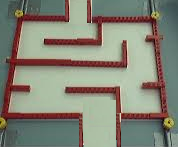
%> input picture maze1.bmp, 178 x 147 px
$ octave demo.m   (GNU Octave 9; MATLAB toolbox functions it lacks are replaced by stand-ins)
%> lines starting %> are read from the running program, lines starting %| are printed output that depends on the picture; in (x1, y1, x2, y2) boxes, pixels count from 0 and x2, y2 are one past the last pixel; in counts of white or black regions, pixels touching at a corner belong together; the program's own positions count from 1
%% Code for route creation
close all;
clear all;
clc;
% Read image and convert to gray scale
p=imread('maze1.bmp');
%> p is the input picture: size 147x178x3 uint8; mean R, G, B 132.8, 132.8, 118.7
r=p(:,:,1);
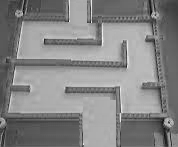
%> r: size 147x178 uint8; min 6, max 247, mean 132.8
g=p(:,:,2);
b=p(:,:,3);
c=(r/3)+(b/3)+(g/3);
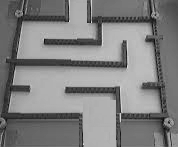
%> c: size 147x178 uint8; min 3, max 223, mean 128.1
subplot(1,4,1);
imshow(c);
title('Grayscale');%% Image Processing to find path

% Blurring
h=fspecial('gaussian',3,5);
g=imfilter(c,h,'replicate');
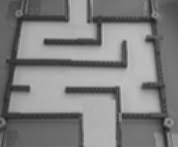
%> g: size 147x178 uint8; min 29, max 195, mean 128.1
subplot(1,4,2);
imshow(g);
title('Blurred Image');

% Thresholding
m= im2bw(g,graythresh(g));
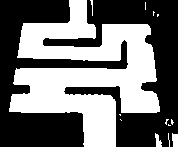
%> m: size 147x178 logical; 44.7% white; 13 white regions (9 under 20 px), largest, box (x1, y1, x2, y2) and area: (9, 0, 160, 147) 11485, (172, 133, 178, 147) 73, (155, 133, 162, 147) 60, (90, 0, 93, 16) 22
subplot(1,4,3);
imshow(m);
title('Thresholded Image');


% Skeletalization
s=bwmorph(m,'skel',inf);
%> s: size 147x178 logical; 3.8% white in thin lines or dots
subplot(1,4,4);
imshow(s);
title('Skeletonization');


% Pruning
s1=bwmorph(s,'spur',100);
%> s1: size 147x178 logical; 3.4% white in thin lines or dots
s1=bwmorph(s1,'clean');
figure;
imshow(s1);
title('Image after Pruning');


% Display
b = imoverlay( p, s1, [1 0 0]);
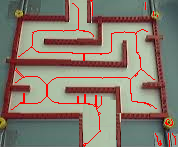
%> b: size 147x178x3 uint8; 3.39% of pixels changed, all inside (x1, y1, x2, y2) = (11, 0, 176, 147)
figure;
imshow(b);
title('Image with path');

%% Finding coordinates to send to bot
% close all;
a = padarray(s1,[2 2]);
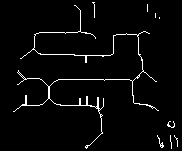
%> a: size 151x182 logical; 3.2% white in thin lines or dots, all inside (x1, y1, x2, y2) = (13, 2, 178, 149)
[r,c] = find(a);
%> r = 886 values from 3 to 149; c = 886 values from 14 to 178

n = min(r);
%> n = 3

for i=1:length(r)
    if r(i) == n
       break;
    end
end

x = r(i);
%> x = 3
y = c(i);
%> y = 93

if length(r)>length(c)
    rc = length(r);
else
    rc = length(c);
%> rc = 886
end

x1 = zeros(0,rc);
y1 = zeros(0,rc);
f = zeros(0,rc);

x1(1) = x;
y1(1) = y;

k = 0;
o = 1;

for i = 2:rc

switch (o)
    case 1  % down
    if    a(x+1,y) == 1 %straight
          x1(i) = x+1;
          y1(i) = y;
          a(x+1,y) = 0;
          x = x+1;
          o=1;
          k = k + 1;
          f(k) = 1;
    else if a(x+1,y+1) == 1 %s-left
            x1(i) = x+1;
            y1(i) = y+1;
            a(x+1,y+1) = 0 ;
            x = x+1;
            y = y+1;
            o=2;
            k = k + 1;
            f(k) = 2;
    else if a(x+1,y-1) == 1 %s-right
             x1(i) = x+1;
             y1(i) = y-1;
             a(x+1,y-1) = 0;
             x = x+1;
             y = y-1;
             o=3;
             k = k + 1;
             f(k) = 3;
        else if a(x,y+1) ==  1  %left
                x1(i) = x;
                y1(i) = y+1;a(x,y+1) =  0;
                y = y+1;
                o=4;

        else if a(x,y-1) ==  1  %right
                x1(i) = x;
                y1(i) = y-1;a(x,y-1) =  0;
                y = y-1;
                o=5;
                k = k + 1;
                f(k) = 5;
            end
            end
        end
        end
    end

                case 2 % s-left
    if    a(x+1,y+1) == 1 %straight
          x1(i) = x+1;
          y1(i) = y+1;a(x+1,y+1) =  0;
          x = x+1;
          y = y+1;
          o=2;
          k = k + 1;
          f(k) = 1;

    else if a(x,y+1) == 1 %s-left
            x1(i) = x;
            y1(i) = y+1;a(x,y+1) = 0;
            y = y+1;
            o =4;
            k = k + 1;
            f(k) = 2;

    else if a(x+1,y) == 1 %s-right
             x1(i) = x+1;
             y1(i) = y;a(x+1,y) = 0;
             x = x+1;
             o=1;
             k = k + 1;
             f(k) = 3;

        else if a(x-1,y+1) ==  1  %left
                x1(i) = x-1;
                y1(i) = y+1;a(x-1,y+1) =  0;
                x = x-1;
                y = y+1;
                o=6;
                k = k + 1;
                f(k) = 4;

        else if a(x+1,y-1) ==  1  %right
                x1(i) = x+1;
                y1(i) = y-1;a(x+1,y-1) =  0;
                x = x+1;
                y = y-1;
                o=3;
                k = k + 1;
                f(k) = 5;
            end
            end
        end
        end
    end

    case 3 %s-right

    if    a(x+1,y-1) == 1 %straight
          x1(i) = x+1;
          y1(i) = y-1;a(x+1,y-1) = 0;
          x = x+1;
          y = y-1;
          o=3;
          k = k + 1;
          f(k) = 1;

    else if a(x+1,y) == 1 %s-left
            x1(i) = x+1;
            y1(i) = y;a(x+1,y) = 0;
            x = x+1;
            o =1;
            k = k + 1;
            f(k) = 2;

    else if a(x,y-1) == 1 %s-right
             x1(i) = x;
             y1(i) = y-1; a(x,y-1) = 0;
             y = y-1;
             o=5;
             k = k + 1;
             f(k) = 3;

        else if a(x+1,y+1) ==  1  %left
                x1(i) = x+1;
                y1(i) = y+1;a(x+1,y+1) =0;
                x = x+1;
                y = y+1;
                o=4;
                k = k + 1;
                f(k) = 4;

        else if a(x-1,y-1) ==  1  %right
                x1(i) = x-1;
                y1(i) = y-1;a(x-1,y-1) =0;
                x = x-1;
                y = y-1;
                o=7;
                k = k + 1;
                f(k) = 5;
            end
            end
        end
        end
    end

    case 4
    %left
    if    a(x,y+1) == 1 %straight
          x1(i) = x;
          y1(i) = y+1;a(x,y+1) =0;
          y = y+1;
          o=4;
          k = k + 1;
          f(k) = 1;

    else if a(x-1,y+1) == 1 %s-left
            x1(i) = x-1;
            y1(i) = y+1;a(x-1,y+1) =0;
            x = x-1;
            y = y+1;
            o =6;
            k = k + 1;
            f(k) = 2;

    else if a(x+1,y+1) == 1 %s-right
             x1(i) = x+1;
             y1(i) = y+1;a(x+1,y+1) =0;
             x = x+1;
             y = y+1;
             o=2;
             k = k + 1;
             f(k) = 3;

        else if a(x-1,y) ==  1  %left
                x1(i) = x-1;
                y1(i) = y;a(x-1,y) =0;
                x = x-1;
                o=8;
                k = k + 1;
                f(k) = 4;

        else if a(x+1,y) ==  1  %right
                x1(i) = x+1;
                y1(i) = y;a(x+1,y) =0;
                x = x+1;
                o=1;
                k = k + 1;
                f(k) = 5;
            end
            end
        end
        end
    end

    case 5 % right
    if    a(x,y-1) == 1 %straight
          x1(i) = x;
          y1(i) = y-1;a(x,y-1) =0;
          y = y-1;
          o=5;
          k = k + 1;
          f(k) = 1;

    else if a(x+1,y-1) == 1 %s-left
            x1(i) = x+1;
            y1(i) = y-1;a(x+1,y-1) =0;
            x = x+1;
            y = y-1;
            o =3;
            k = k + 1;
            f(k) = 2;

    else if a(x-1,y-1) == 1 %s-right
             x1(i) = x-1;
             y1(i) = y-1;a(x-1,y-1) =0;
             x = x-1;
             y = y-1;
             o=7;
             k = k + 1;
             f(k) = 3;

        else if a(x+1,y) ==  1  %left
                x1(i) = x+1;
                y1(i) = y;a(x+1,y) =0;
                x = x+1;
                o=1;
                k = k + 1;
                f(k) = 4;
        else if a(x-1,y) ==  1  %right
                x1(i) = x-1;
                y1(i) = y;a(x-1,y) =0;
                x = x-1;
                o=8;
                k = k + 1;
                f(k) = 5;
            end
            end
        end
        end
    end


    case 6
        if    a(x-1,y+1) == 1 %straight
          x1(i) = x-1;
          y1(i) = y+1;a(x-1,y+1) =0;
          x = x-1;
          y = y+1;
          o=6;
          k = k + 1;
          f(k) = 1;
    else if a(x-1,y) == 1 %s-left
            x1(i) = x-1;
            y1(i) = y;a(x-1,y) =0;
            x = x-1;
            o =8;
            k = k + 1;
            f(k) = 2;

    else if a(x,y+1) == 1 %s-right
             x1(i) = x;
             y1(i) = y+1;a(x,y+1) =0;
             y = y+1;
             o=4;
             k = k + 1;
             f(k) = 3;

        else if a(x-1,y-1) ==  1  %left
                x1(i) = x-1;
                y1(i) = y-1;a(x-1,y-1) =0;
                x = x-1;
                y = y-1;
                o=7;
                k = k + 1;
                f(k) = 4;

        else if a(x+1,y+1) ==  1  %right
                x1(i) = x+1;
                y1(i) = y+1;a(x+1,y+1) =0;
                x = x+1;
                y = y+1;
                o=2;
                k = k + 1;
                f(k) = 5;
            end
            end
        end
        end
        end

    case 7
        if    a(x-1,y-1) == 1 %straight
          x1(i) = x-1;
          y1(i) = y-1;a(x-1,y-1) =0;
          x = x-1;
          y = y-1;
          o=7;
          k = k + 1;
          f(k) = 1;
    else if a(x,y-1) == 1 %s-left
            x1(i) = x;
            y1(i) = y-1;a(x,y-1) =0;
            y = y-1;
            o =5;
            k = k + 1;
            f(k) = 2;

    else if a(x-1,y) == 1 %s-right
             x1(i) = x-1;
             y1(i) = y;a(x-1,y) =0;
             x = x-1;
             o=8;
             k = k + 1;
             f(k) = 3;

        else if a(x+1,y-1) ==  1  %left
                x1(i) = x+1;
                y1(i) = y-1;a(x+1,y-1) =0;
                x = x+1;
                y = y-1;
                o=3;
                k = k + 1;
                f(k) = 4;

        else if a(x-1,y+1) ==  1  %right
                x1(i) = x-1;
                y1(i) = y+1;a(x-1,y+1) =0;
                x = x-1;
                y = y+1;
                o=6;
                k = k + 1;
                f(k) = 5;
            end
            end
        end
        end
        end

    case 8
        if    a(x-1,y) == 1 %straight
          x1(i) = x-1;
          y1(i) = y;a(x-1,y) =0;
          x = x-1;
          o=8;
          k = k + 1;
          f(k) = 1;

    else if a(x-1,y-1) == 1 %s-left
            x1(i) = x-1;
            y1(i) = y-1;a(x-1,y-1) =0;
            x = x-1;
            y = y-1;
            o =7;
            k = k + 1;
            f(k) = 2;

    else if a(x-1,y+1) == 1 %s-right
             x1(i) = x-1;
             y1(i) = y+1;a(x-1,y+1) =0;
             x = x-1;
             y = y+1;
             o=6;
             k = k + 1;
             f(k) = 3;
        else if a(x,y-1) ==  1  %left
                x1(i) = x;
                y1(i) = y-1;a(x,y-1) =0;
                y = y-1;
                o=5;
                k = k + 1;
                f(k) = 4;

        else if a(x,y+1) ==  1  %right
                x1(i) = x;
                y1(i) = y+1;a(x,y+1) =0;
                y = y+1;
                o=4;
                k = k + 1;
                f(k) = 5;
             end
            end
          end
        end
        end
end
if mod(i,2)==0
    imshow(a);
end
end
%> this loop made 885 passes
%> (y, o) on passes 1 to 2: (94, 2), (95, 2)
%> o on passes 3 to 8: 1, 1, 1, 1, 1, 1
%> after the loop, f = [2 1 3 1 1 1 1 1 1 1 1 1 1 1 1]; x1 = [3 4 5 6 7 8 9 10 11 12 13 14 15 16 17 18]; y1 = [93 94 95 95 95 95 95 95 95 95 95 95 95 95 95 95]
% close all;


x2 = x1';
%> x2 = [3; 4; 5; 6; 7; 8; 9; 10; 11; 12; 13; 14; 15; 16; 17; 18]
y2 = y1';
%> y2 = [93; 94; 95; 95; 95; 95; 95; 95; 95; 95; 95; 95; 95; 95; 95; 95]
figure;
plot(y2,-x2);
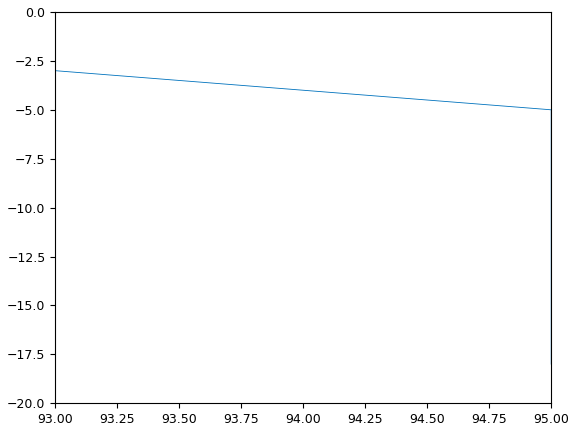
%> figure redrawn from the program's plot data

%%  Matlab to Arduino

filename = 'testdata.xlsx';
% A = [12.7, 5.02, -98, 63.9, 0, -.2, 56];
xlswrite(filename,f);

% #include<swarm.h>
%> (the run ends here)
